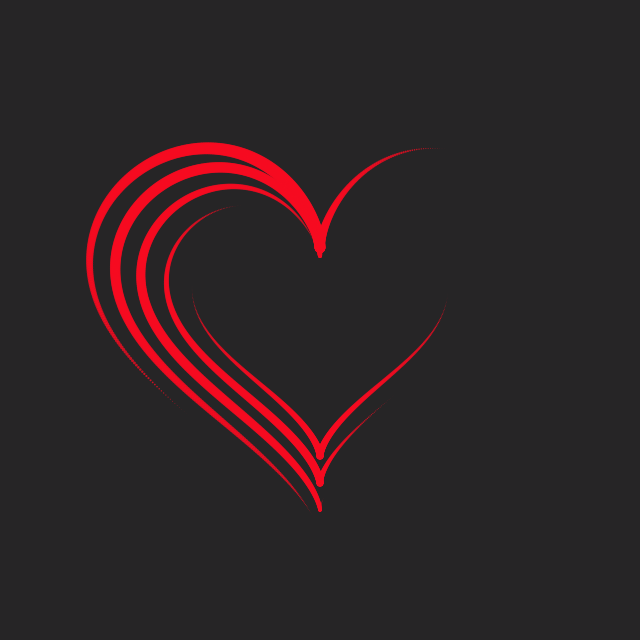
Frame 1 (no input)
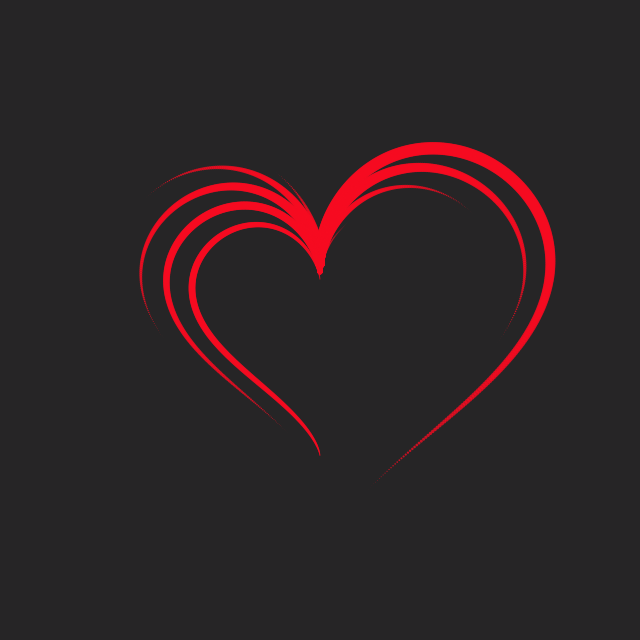
Frame 60 (the mouse pressed at the canvas centre just before this capture)
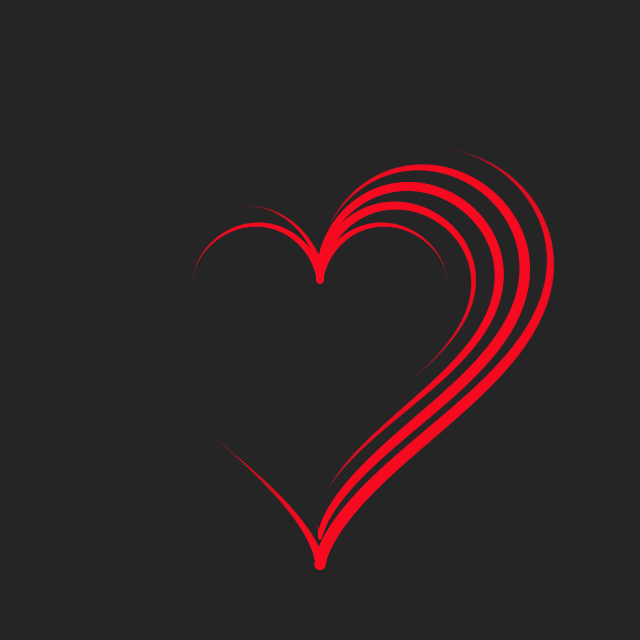
Frame 120 (the mouse held since frame 60 and released just before this capture)

The Processing sketch that drew these frames (run headless with seeded random() and noise(); from frame 60 on, the mouse is pressed at the canvas centre):

// Processing sketch: day10
// ── day10.pde
void setup() {
  size(640, 640);
  noStroke();
  fill(#f60a20, 200);
  background(0);
}


void draw() {
  background(#262526);
  translate(width/2, height/2);
  for (float angle = -90; angle < 90; angle += 0.5) {
    for (float q = 1; q < 2; q += 0.2) {
      float a = q*180;
      float t = angle+frameCount*1.5+a;
      float x = 16*pow(sin(radians(t)), 3);
      float y = -13*cos(radians(t)) + 5*cos(radians(2*t)) + 2*cos(radians(3*t)) + cos(radians(4*t));
      float s = cos(radians(angle))*q*7;
      ellipse(x*q*8, y*q*8, s, s);
    }
  }
}
